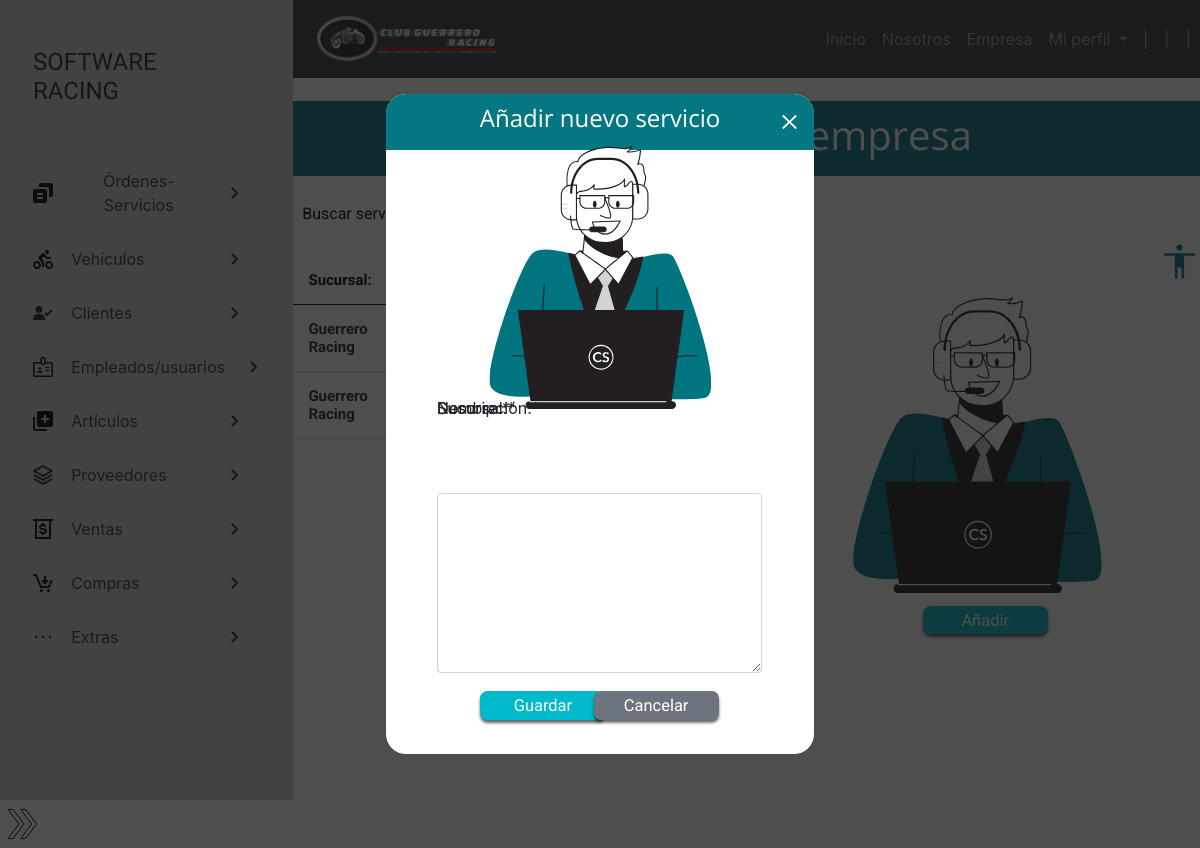
Page /servicios/ (signed in) on the earlier database version.
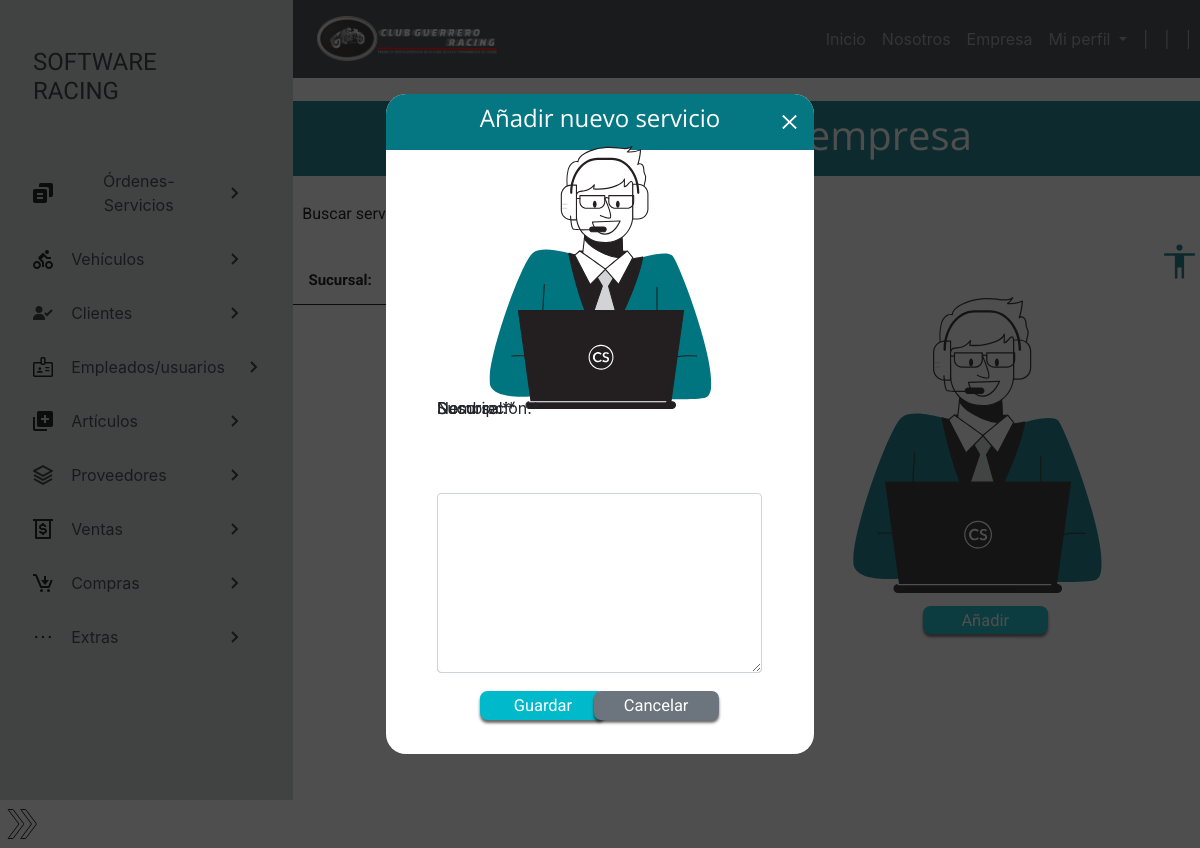
Same page on the later database version.
### usuarios/models.py (models this page shows, shortened)
class Servicios(models.Model):
    tbl_sucursales_idsucursal = models.ForeignKey(Sucursales, on_delete=models.CASCADE, verbose_name="Sucursal:")
    ser_nombre = models.CharField(max_length=50, verbose_name="Nombre:")
    ser_descripcion = models.TextField(max_length=200, verbose_name="Descripción:")
    class Estado(models.TextChoices):
        ACTIVO = '1', _('Activo')
        INACTIVO = '0', _('Inactivo')
    ser_estado = models.CharField(max_length=1, choices=Estado.choices, default=Estado.ACTIVO,  verbose_name="Estado:")

class Sucursales(models.Model):
    tbl_ciudad_idciudad = models.ForeignKey(Ciudades, on_delete=models. CASCADE, verbose_name="Ciudades:")
    tbl_empresas_idempresa = models.ForeignKey(Empresa, on_delete=models. CASCADE, verbose_name="Empresa:")
    suc_nombre = models.CharField(max_length=80, verbose_name="Nombre:")
    suc_administrador = models.CharField(max_length=80, verbose_name="Administrador:")
    suc_direccion = models.CharField(max_length=80, verbose_name="Dirección:")
    class Tipo(models.TextChoices):
        PRINCIPAL = '1', _('Principal')
        SEDE = '0', _('Sede')
    suc_tipo = models.CharField(max_length=1, choices=Tipo.choices, default=Tipo.SEDE, verbose_name="Tipo:")
    suc_telefono = models.CharField(max_length=20, verbose_name="Teléfono:")
    suc_celular = models.CharField(max_length=20, verbose_name="Celular:")
    suc_email = models.CharField(max_length=100, verbose_name="E-mail:")
    class Estado(models.TextChoices):
        ACTIVO = '1', _('Activo')
        INACTIVO = '0', _('Inactivo')
    suc_estado = models.CharField(max_length=1, choices=Estado.choices, default=Estado.ACTIVO, verbose_name="Estado:")
    def __str__(self) -> str:
        return "%s" % (self.suc_nombre)

### usuarios/views.py (the view)
# urls.py: path('servicios/', servicios, name='servicios'),
@login_required(login_url='login')
@permission_required('usuarios.view_servicios')
def servicios(request):
    titulo = "Servicios"
    servicios = Servicios.objects.filter(ser_estado = '1')
    busqueda = request.GET.get('serv_busqueda')
    if busqueda:
        servicios = Servicios.objects.filter(
            Q(ser_nombre__icontains = busqueda)
        ).distinct()
    if request.method == "POST":
        form = ServiciosForm(request.POST)
        if form.is_valid():
            form.save()
            messages.success(
                request,f"Se agregó el servicio {request.POST['ser_nombre']} exitosamente"
            )
            return redirect('servicios')
        else:
            messages.error(
                request,f"Se ha producido un error al registrar el servicio"
            )
    else:
        form = ServiciosForm()
    context = {
        'titulo': titulo,
        'servicios': servicios,
        'form': form
    }
    return render(request, 'usuarios/interfaz_servicios.html', context)

### usuarios/forms.py
class ServiciosForm(forms.ModelForm):
    class Meta:
        model= Servicios
        exclude = ['ser_estado']

### main/context_processors.py (called while the page is built)
def sesion(request):
    usuario_actual = request.user
    image_user = r"../media/images/usuarios/default.png"
    if request.user.is_authenticated:
        if Empleados.objects.filter(user_id=usuario_actual.id):
            image_user = Empleados.objects.get(user_id=usuario_actual.id).emp_foto.url
    context = {
        'usuario_actual':usuario_actual,
        'image_user':image_user
    }
    return context

### main/templates/usuarios/interfaz_servicios.html (shortened to what this page needs)
{% extends 'partials/bodyApp.html' %}
{% load crispy_forms_tags %}
{% load static %}
{% block css %}
<link rel="stylesheet" href="{% static 'css/interfaz_servicios.css' %}">
{% endblock css %}
{% block contenido %}
<section>
    <div class="titulo_superior">
        <h2>Servicios de tu empresa</h2>
    </div>
    <div class="contenedor_form">
        <form method="GET">
            <label for="Serv_Busqueda" class="label_buscar">Buscar servicio:</label>
            <button type="submit" id="btn_mostrar_filtro" class="btn btn-outline-success"></button>
        </form>
    </div>
    <div class="contenedor_tabla">
        <table>
            <thead>
                <tr>
                    <th>Sucursal:</th>
                    <th>Servicio:</th>
                    <th>Descripción</th>
                    {% if perms.usuarios.change_servicios or perms.usuarios.delete_servicios %}
                        <th>Acciones</th>
                    {% endif %}
                </tr>
            </thead>
            <tbody>
                {% for servicio in servicios %}
                    <tr>
                        <td>{{servicio.tbl_sucursales_idsucursal}}</td>
                        <td>{{servicio.ser_nombre}}</td>
                        <td>{{servicio.ser_descripcion}}</td>
                        {% if perms.usuarios.change_servicios or perms.usuarios.delete_servicios %}
                            <td>
                                {% if perms.usuarios.change_servicios %}
                                    <a href="{% url 'editar_servicio' servicio.id %}">
                                    </a>
                                {% endif %}
                            </td>
                        {% endif %}
                    </tr>
                {% endfor %}
            </tbody>
        </table>
    </div>
    <img src="{% static 'img/interfaz_servicios.svg' %}" alt="Ilustración relativa a servicios" id="img1">
    {% if perms.usuarios.add_servicios %}
        <a href="#" id="btn_anadir" title="Añadir nuevo servicio">Añadir</a>
    {% endif %}
</section>
<section class="modal-form ">
    {% if perms.usuarios.add_servicios %}
    <div class="container_modal-form">
        <div class="container_h2-form">
            <h2>Añadir nuevo servicio</h2>
            <a href="#" class="modal_close-form container_cerrar-form">
                <img src="{% static 'img/cerrar.svg' %}" alt="">
            </a>
        </div>
        <img src="{% static 'img/interfaz_servicios.svg' %}" alt="Imagen ilustrativa a servicios" id="img2">
        <form action="" method="POST">
            {{form|crispy}}
            <div class="frame_b">
                <button type="submit" id="btn_guardar">Guardar</button>
                <button type="reset" id="btn_cancelar">Cancelar</button>
            </div>
        </form>
    </div>
    {% endif %}
</section>
{% endblock contenido %}

### main/templates/partials/bodyApp.html (shortened to what this page needs)
{% load static %}
{% load bootstrap5 %}
{% bootstrap_css %}
<!DOCTYPE html>
<html lang="es">
<head>
    <link rel="stylesheet" href="https://cdn.jsdelivr.net/npm/bootstrap@4.6.2/dist/css/bootstrap.min.css"
>
    <link rel="stylesheet" href="https://cdn.jsdelivr.net/npm/bootstrap-icons@1.9.1/font/bootstrap-icons.css">
    <link rel="stylesheet" href="{% static 'css/frm_secundaria.css' %}">
    <link rel="stylesheet" href="https://cdn.jsdelivr.net/npm/bootstrap-icons@1.9.1/font/bootstrap-icons.css">
    <link href="https://cdn.jsdelivr.net/npm/select2@4.1.0-rc.0/dist/css/select2.min.css" rel="stylesheet" />
    {% block css %}
    {% endblock css %}
</head>
<body class="eliminar_scroll">
    <div class="row">
        {% include 'partials/asideApp.html' %}
        {% include 'partials/headerApp.html' %}
        <section class="container_iframe">
            {% block contenido %}
            {% endblock contenido %}
        </section>
        <a href="#" class="open_modal_btn ">
            <img src="{% static 'img/double_arrow_open.svg' %}" alt="icono desplegar menú lateral" id="open_modal_menu_img">
        </a>
        {% include 'partials/accessibilityMenu.html' %}
    </div>
</body>
</html>

### main/templates/partials/asideApp.html (shortened to what this page needs)
{% load static %}
<nav class="col-md-3 col-sm-12 p-0 container_nav modalMenu">
    <ul class="list container_modal">
        <li class="list__item">
            <div class="">
                <H4 class="text-start m-5" id="nombre_software">SOFTWARE RACING</H4>
            </div>
        </li>
        <li class="list__item list__item--click">
            <div class="list__button list__button--click">
                <img src="{% static 'aset/servicio.svg' %}" alt="" class="list__img">
                <a href="#" class="nav__link">Órdenes-Servicios</a>
                <img src="{% static 'aset/flecha.svg' %}" alt="" class="list__arrow">
            </div>
        </li>
        <li class="list__item list__item--click">
            <div class="list__button list__button--click">
                <img src="{% static 'aset/vehiculos.svg' %}" alt="" class="list__img">
                <a href="#" class="nav__link">Vehículos</a>
                <img src="{% static 'aset/flecha.svg' %}" alt="" class="list__arrow">
            </div>
        </li>
        <li class="list__item list__item--click">
            <div class="list__button list__button--click">
                <img src="{% static 'aset/clientes.svg' %}" alt="" class="list__img">
                <a href="#" class="nav__link">Clientes</a>
                <img src="{% static 'aset/flecha.svg' %}" alt="" class="list__arrow">
            </div>
        </li>
        <li class="list__item list__item--click">
            <div class="list__button list__button--click">
                <img src="{% static 'aset/empleado_usuarios.svg' %}" alt="" class="list__img" id="icono_empleado_usuarios">
                <a href="#" class="nav__link">Empleados/usuarios</a>
                <img src="{% static 'aset/flecha.svg' %}" alt="" class="list__arrow">
            </div>
        </li>
        <li class="list__item list__item--click">
            <div class="list__button list__button--click">
                <img src="{% static 'aset/articulos.svg' %}" alt="" class="list__img">
                <a href="#" class="nav__link">Artículos</a>
                <img src="{% static 'aset/flecha.svg' %}" alt="" class="list__arrow">
            </div>
        </li>
        <li class="list__item list__item--click">
            <div class="list__button list__button--click">
                <img src="{% static 'aset/Proveedores.svg' %}" alt="" class="list__img">
                <a href="#" class="nav__link">Proveedores</a>
                <img src="{% static 'aset/flecha.svg' %}" alt="" class="list__arrow">
            </div>
        </li>
        <li class="list__item list__item--click">
            <div class="list__button list__button--click">
                <img src="{% static 'aset/ventas.svg' %}" alt="" class="list__img">
                <a href="#" class="nav__link">Ventas</a>
                <img src="{% static 'aset/flecha.svg' %}" alt="" class="list__arrow">
            </div>
        </li>
        <li class="list__item list__item--click">
            <div class="list__button list__button--click">
                <img src="{% static 'aset/compras.svg' %}" alt="" class="list__img">
                <a href="#" class="nav__link">Compras</a>
                <img src="{% static 'aset/flecha.svg' %}" alt="" class="list__arrow">
            </div>
        </li>
        <li class="list__item list__item--click">
            <div class="list__button list__button--click">
                <img src="{% static 'img/extras.svg' %}" alt="" class="list__img" id="icon_extras">
                <a href="#" class="nav__link">Extras</a>
                <img src="{% static 'aset/flecha.svg' %}" alt="" class="list__arrow">
            </div>
        </li>
    </ul>
</nav>

### main/templates/partials/headerApp.html (shortened to what this page needs)
{% load static %}
<div class="col-md-9 col-sm-12 p-0 eliminar_scroll">
    <nav class="navbar navbar-expand-lg navbar-dark bg-dark posicionamiento_nav">
        <div class="m-2">
            <img src="{% static 'img/imagotipo_racing_transparente1.png' %}" width="180" alt="">
        </div>
        <div class="collapse navbar-collapse" id="navbarSupportedContent">
            <ul class="navbar-nav ml-auto">
                <div class="text-end">
                    <a class="nav-link" href="{% url 'inicio-admin' %}">Inicio</a>
                </div>
                <li class="nav-item">
                    <a class="nav-link" href="{% url 'nosotros' %}">Nosotros</a>
                </li>
                <li class="nav-item">
                    <a class="nav-link" href="{% url 'empresa' %}">Empresa</a>
                </li>
                <li class="nav-item">
                    <div class="dropdown">
                        <a class=" dropdown-toggle nav-link"  data-toggle="dropdown" aria-expanded="false">
                          Mi perfil
                        </a>
                    </div>
                </li>
                <li class="nav-item">
                    <a class="nav-link" href="#">|</a>
                </li>
                <li class="nav-item">
                    <a class="nav-link" href="#">|</a>
                </li>
                <li class="nav-item">
                    <a class="nav-link" href="#">|</a>
                </li>
            </ul>
        </div>
    </nav>
</div>

### main/templates/partials/modal.html (shortened to what this page needs)
{% load crispy_forms_tags %}

### main/templates/partials/accessibilityMenu.html (shortened to what this page needs)
{% load static %}
<img src="{% static 'img/accesibilidad.svg' %}" alt="Botón de accesibilidad" id="btn_accesibilidad" title="Accesibilidad">

### main/templates/partials/alertas_mensajes_emergentes.html (shortened to what this page needs)
{% load static %}

### static/css/frm_secundaria.css (style rules this page uses)
* { margin: 0; padding: 0; box-sizing: border-box; }
html, body { overflow-y: none; }
html { width: 100%; height: 100%; }
a { text-decoration: none !important; }
.nav__link { color: #303440; display: block; padding: 15px 0; text-decoration: none; }
.list { width: 100%; display: flex; flex-direction: column; border-radius: 0 16px 16px 0; background: #CCD1D1; padding: 0px; }
.list__item { list-style: none; width: 100%; text-align: center; overflow: hidden; overflow-y: none; }
.list__item--click { cursor: pointer; }
.list__button { display: flex; align-items: center; gap: 1em; width: 70%; margin: 0 auto; }
.list__arrow { margin-left: auto; transition: transform .3s; }
#icono_empleado_usuarios { width: 24px; height: 24px; }
.container_nav { height: 100vh; overflow: auto; background: #CCD1D1; }
.container_iframe { position: absolute; left: 24.45%; top: 11.92%; width: 76.07%; height: 89.11vh; background: #FFFFFF; overflow: auto; padding: 0%; }
.eliminar_scroll { width: 100%; height: 100vh; overflow: hidden; }
#icon_extras { width: 24px; height: 24px; }
#btn_accesibilidad { position: absolute; width: 65px; height: 65px; right: -1%; top: 27%; cursor: pointer; z-index: 3; }
#nombre_software { font-family: 'Faster One'; font-weight: 400; }

Differences in the rows shown:
removed Servicios: tbl_sucursales_idsucursal "Guerrero Racing"
removed Servicios: tbl_sucursales_idsucursal "Guerrero Racing"
